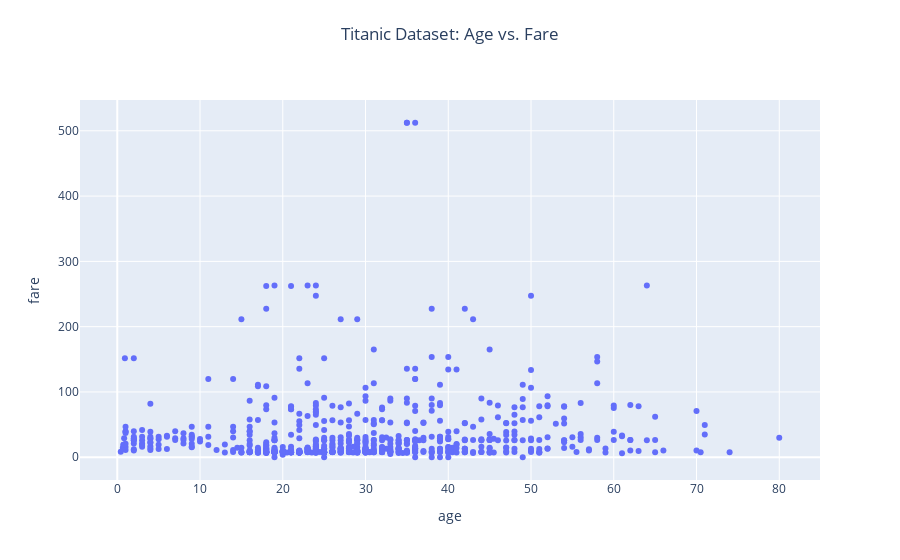

The code cell stored with this chart in its notebook:
### Code cell
import plotly.express as px
fig = px.scatter(titanic, 
                 x="age",
                 y="fare", 
                 title="Titanic Dataset: Age vs. Fare")
fig.update_layout(
    title={
        'text': "Titanic Dataset: Age vs. Fare",
        'y':0.95,
        'x':0.5,
        'xanchor': 'center',
        'yanchor': 'top'})

fig.show()

### Figure 1 — Plotly figure (JSON) as saved in the notebook; plotly's stock layout.template omitted (floating-point values rounded to 4 significant figures; data arrays with more than 128 entries replaced by an {"elided": "..."} marker saying what was removed)
{"data": [{"hovertemplate": "age=%{x}<br>fare=%{y}<extra></extra>", "legendgroup": "", "marker": {"color": "#636efa", "symbol": "circle"}, "mode": "markers", "name": "", "orientation": "v", "showlegend": false, "type": "scatter", "x": {"elided": "891 float values"}, "xaxis": "x", "y": {"elided": "891 float values"}, "yaxis": "y"}], "layout": {"autosize": true, "legend": {"tracegroupgap": 0}, "title": {"text": "Titanic Dataset: Age vs. Fare", "x": 0.5, "xanchor": "center", "y": 0.95, "yanchor": "top"}, "xaxis": {"anchor": "y", "autorange": true, "domain": [0, 1], "range": [-4.426, 84.85], "title": {"text": "age"}, "type": "linear"}, "yaxis": {"anchor": "x", "autorange": true, "domain": [0, 1], "range": [-42.28, 554.6], "title": {"text": "fare"}, "type": "linear"}}}
